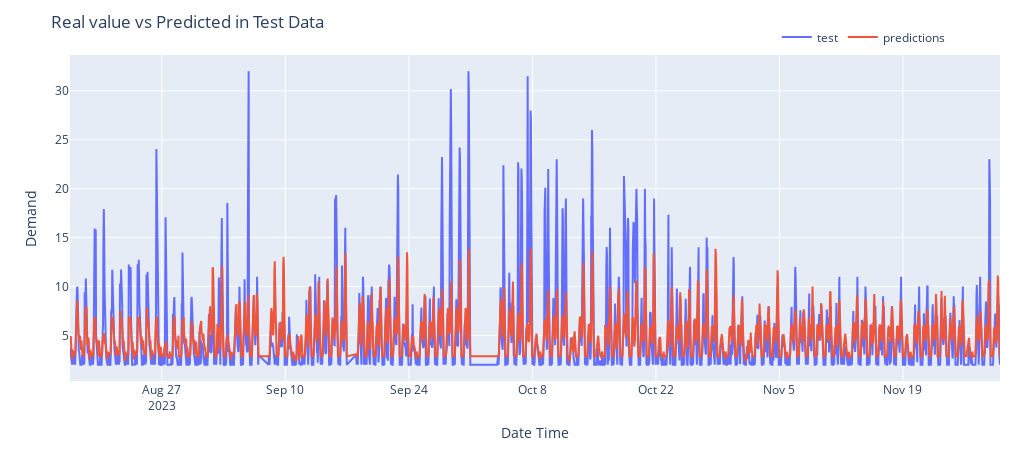

The notebook cell saved with this chart:
### Code cell
plotPredictions(X_test_dates, y_pred, y_test)

### Figure 1 — Plotly figure (JSON) as saved in the notebook; plotly's stock layout.template omitted (floating-point values rounded to 4 significant figures; data arrays with more than 128 entries replaced by an {"elided": "..."} marker saying what was removed)
{"data": [{"mode": "lines", "name": "test", "type": "scatter", "x": {"elided": "2410 str values"}, "y": {"elided": "2410 float values"}}, {"mode": "lines", "name": "predictions", "type": "scatter", "x": {"elided": "2410 str values"}, "y": {"elided": "2410 float values"}}], "layout": {"height": 450, "legend": {"orientation": "h", "x": 0.76, "xanchor": "left", "y": 1.1, "yanchor": "top"}, "margin": {"b": 20, "l": 70, "r": 20, "t": 55}, "title": {"text": "Real value vs Predicted in Test Data"}, "width": 1020, "xaxis": {"title": {"text": "Date Time"}}, "yaxis": {"title": {"text": "Demand"}}}}
